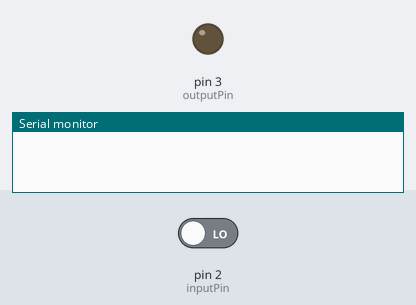
A sketch run on a simulated Arduino Uno, built with avr-gcc and run on an emulated ATmega328P. Shown: output pins drawn as LEDs (lit = HIGH), the last lines printed to the serial monitor. The inputs (shaded band) are chosen by the test bench; at power-on: pin 2 (inputPin) LOW.

Above: at 0.1 s.
At 1.1 s:
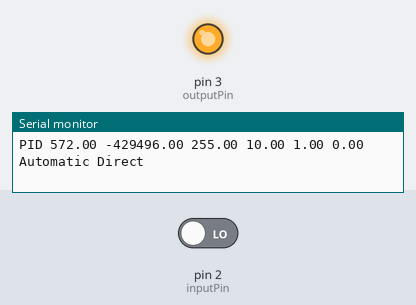
Timing chart, 0 to 2.6 s (numbered marks = the images above):
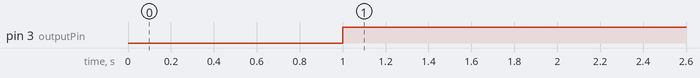

Measured:
- by itself, pin 3 (outputPin): LOW → HIGH at 1.0 s

The sketch:

pidspeedcontrol.ino
```cpp
// (licence header left out)
 /* Alterado por Josenalde Oliveira em 18.04.2018 e 01/05/2018 */

/* PID control RPM Fan */
#include <PID_v1.h>

// signal pins
int inputPin = 2; // Hall sensor speed signal Digital Pin 2
int outputPin = 3; //D3~ for pwm control signal In1 Pin L298N driver, In2 = GND for clockwise direction

unsigned long duration;
unsigned long serialTime; //this will help us know when to talk with processing
double aux = 0; // To calculate frequency
double rpmSetpoint, Setpoint, rpmInput, Input, Output;

const int rpmMax = 5000; // set the maximum speed for each fan

//Specify the links and initial tuning parameters
PID myPID(&Input, &Output, &Setpoint, 10,1,0, DIRECT);

void setup()
{
  Serial.begin(9600); // 115200 for rpm readings !!!
  pinMode(inputPin, INPUT);
  //initialize the variables we're linked to
  Input = 0;
  rpmSetpoint = 2800; // RPM
  Setpoint = map(rpmSetpoint, 0, rpmMax, 0, 1023);

  //turn the PID on
  myPID.SetMode(AUTOMATIC);

}
void loop()
{
  // read speed signal and convert it to RPM (bipolar hall effect sensor)
  duration = pulseIn(inputPin, HIGH);
  aux = duration; //Atribui a aux o tempo que o sinal passou em nível alto (em microssegundos).
  aux = 500000/aux; /* Como o pulsein mede apenas o tempo em nível alto e o valor está em microssegundos,
                       dividir 500000 pelo retorno do pulsein nos dará a frequência.
                       freq (Hz) = 0.5 x 10^-6 / (aux * 10^-6) = 500000 / aux */
  rpmInput = (aux/2)*60;
  Input = map(rpmInput, 0, rpmMax, 0, 1023);

  myPID.Compute();
  analogWrite(outputPin, Output);

  if(millis() > serialTime)
  {
    SerialReceive();
    SerialSend();
    serialTime+=100; // communicate at each 100 ms = 0.1s
  }
}

/********************************************
 * Serial Communication functions / helpers
 ********************************************/


union {                // This Data structure lets
  byte asBytes[24];    // us take the byte array
  float asFloat[6];    // sent from processing and
}                      // easily convert it to a
foo;                   // float array


// getting float values from processing into the arduino
// was no small task.  the way this program does it is
// as follows:
//  * a float takes up 4 bytes.  in processing, convert
//    the array of floats we want to send, into an array
//    of bytes.
//  * send the bytes to the arduino
//  * use a data structure known as a union to convert
//    the array of bytes back into an array of floats

//  the bytes coming from the arduino follow the following
//  format:
//  0: 0=Manual, 1=Auto, else = ? error ?
//  1: 0=Direct, 1=Reverse, else = ? error ?
//  2-5: float setpoint
//  6-9: float input
//  10-13: float output
//  14-17: float P_Param
//  18-21: float I_Param
//  22-245: float D_Param
void SerialReceive()
{

  // read the bytes sent from Processing
  int index=0;
  byte Auto_Man = -1;
  byte Direct_Reverse = -1;
  while(Serial.available()&&index<26)
  {
    if(index==0) Auto_Man = Serial.read();
    else if(index==1) Direct_Reverse = Serial.read();
    else foo.asBytes[index-2] = Serial.read();
    index++;
  }

  // if the information we got was in the correct format,
  // read it into the system
  if(index==26  && (Auto_Man==0 || Auto_Man==1)&& (Direct_Reverse==0 || Direct_Reverse==1))
  {
    Setpoint=double(foo.asFloat[0]);
    //Input=double(foo.asFloat[1]);       // * the user has the ability to send the
                                          //   value of "Input"  in most cases (as
                                          //   in this one) this is not needed.
    if(Auto_Man==0)                       // * only change the output if we are in
    {                                     //   manual mode.  otherwise we'll get an
      Output=double(foo.asFloat[2]);      //   output blip, then the controller will
    }                                     //   overwrite.

    double p, i, d;                       // * read in and set the controller tunings
    p = double(foo.asFloat[3]);           //
    i = double(foo.asFloat[4]);           //
    d = double(foo.asFloat[5]);           //
    myPID.SetTunings(p, i, d);            //

    if(Auto_Man==0) myPID.SetMode(MANUAL);// * set the controller mode
    else myPID.SetMode(AUTOMATIC);             //

    if(Direct_Reverse==0) myPID.SetControllerDirection(DIRECT);// * set the controller Direction
    else myPID.SetControllerDirection(REVERSE);          //
  }
  Serial.flush();                         // * clear any random data from the serial buffer
}

// unlike our tiny microprocessor, the processing ap
// has no problem converting strings into floats, so
// we can just send strings.  much easier than getting
// floats from processing to here no?
void SerialSend()
{
  Serial.print("PID ");
  Serial.print(Setpoint);
  Serial.print(" ");
  Serial.print(Input);
  Serial.print(" ");
  Serial.print(Output);
  Serial.print(" ");

  //Serial.print(rpmInput);
  //Serial.print(" ");
  Serial.print(myPID.GetKp());
  Serial.print(" ");
  Serial.print(myPID.GetKi());
  Serial.print(" ");
  Serial.print(myPID.GetKd());
  Serial.print(" ");
  if(myPID.GetMode()==AUTOMATIC) Serial.print("Automatic");
  else Serial.print("Manual");
  Serial.print(" ");
  if(myPID.GetDirection()==DIRECT) Serial.println("Direct");
  else Serial.println("Reverse");
}
```
